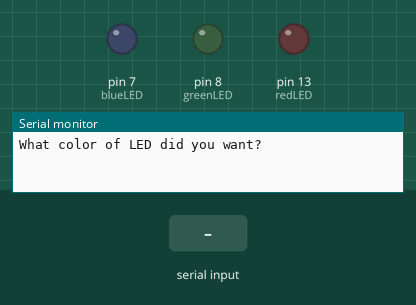
A sketch run on a simulated Arduino Uno, built with avr-gcc and run on an emulated ATmega328P. Parts: output pins drawn as LEDs (lit = HIGH), the last lines printed to the serial monitor. The test bench sets the inputs (shaded band).

Above: at 1.2 s.
1.3 s: "blue" received over Serial
At 3.1 s:
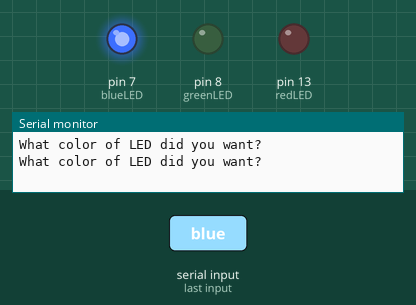
3.8 s: "red" received over Serial
At 6.0 s:
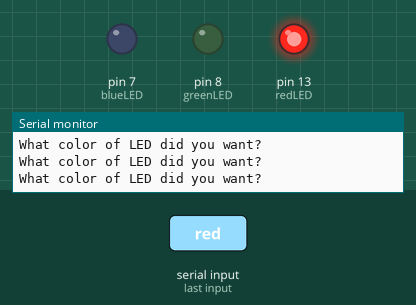
6.3 s: "green" received over Serial
At 8.1 s:
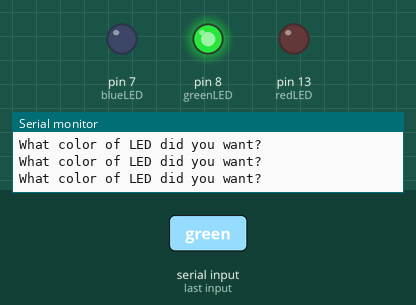
8.8 s: "white" received over Serial
At 11.0 s:
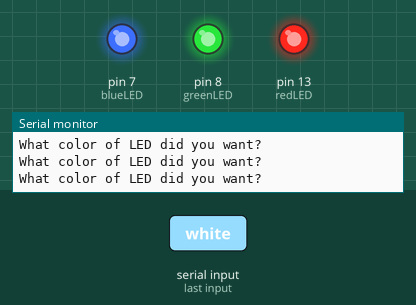
11.3 s: "purple" received over Serial
At 13.1 s:
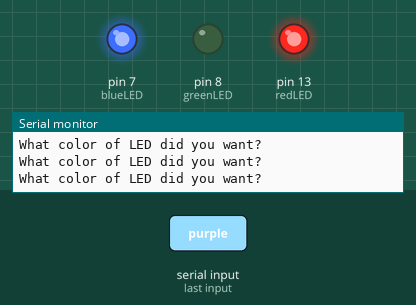
13.8 s: "aqua" received over Serial
At 16.2 s:
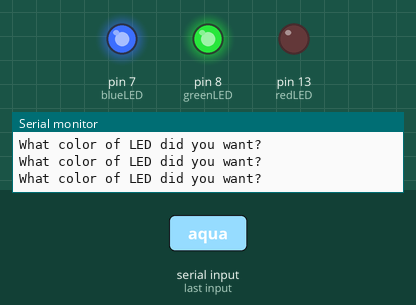
Timing chart, 0 to 17.3 s (numbered marks = the images above; inputs shaded):
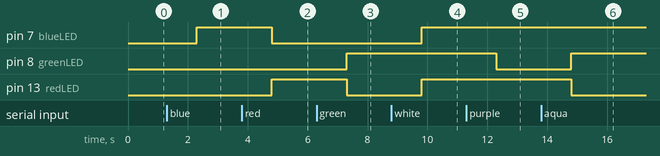

The sketch:

readString.ino
```cpp
String LEDcolor;
int blueLED = 7;
int redLED = 13;
int greenLED = 8;
String msg = "What color of LED did you want? ";


void setup() {
  // put your setup code here, to run once:
  pinMode(blueLED, OUTPUT);
  pinMode(redLED, OUTPUT);
  pinMode(greenLED, OUTPUT);
  Serial.begin(9600);
}

void loop() {
  // put your main code here, to run repeatedly:
  Serial.println(msg);

  while(Serial.available() == 0){

  }

  LEDcolor = Serial.readString();

  if(LEDcolor == "blue"){
    digitalWrite(blueLED, HIGH);
    digitalWrite(redLED, LOW);
    digitalWrite(greenLED, LOW);
  }
  if(LEDcolor == "red"){
    digitalWrite(blueLED, LOW);
    digitalWrite(redLED, HIGH);
    digitalWrite(greenLED, LOW);
  }
  if(LEDcolor == "green"){
    digitalWrite(blueLED, LOW);
    digitalWrite(redLED, LOW);
    digitalWrite(greenLED, HIGH);
  }
  if(LEDcolor == "off"){
    digitalWrite(blueLED, LOW);
    digitalWrite(redLED, LOW);
    digitalWrite(greenLED, LOW);
  }
  if(LEDcolor == "white"){
    digitalWrite(blueLED, HIGH);
    digitalWrite(redLED, HIGH);
    digitalWrite(greenLED, HIGH);
  }
  if(LEDcolor == "purple"){
    digitalWrite(blueLED, HIGH);
    digitalWrite(redLED, HIGH);
    digitalWrite(greenLED, LOW);
  }
  if(LEDcolor == "aqua"){
    digitalWrite(blueLED, HIGH);
    digitalWrite(redLED, LOW);
    digitalWrite(greenLED, HIGH);
  }
  if(LEDcolor == "orange"){
    digitalWrite(blueLED, 0);
    digitalWrite(redLED, 255);
    digitalWrite(greenLED, 165);
  }
  if(LEDcolor == "violet"){
    digitalWrite(blueLED, 130);
    digitalWrite(redLED, 75);
    digitalWrite(greenLED, 0);
  }
  if(LEDcolor == "indigo"){
    digitalWrite(blueLED, 238);
    digitalWrite(redLED, 238);
    digitalWrite(greenLED, 130);
  }
}
```

Measured:
- after the input at 1.3 s, pin 7 (blueLED): LOW → HIGH after 1.0 s
- after the input at 3.8 s, pin 7 (blueLED): HIGH → LOW after 1.0 s; pin 13 (redLED): LOW → HIGH after 1.0 s
- after the input at 6.3 s, pin 8 (greenLED): LOW → HIGH after 1.0 s; pin 13 (redLED): HIGH → LOW after 1.0 s
- after the input at 8.8 s, pin 7 (blueLED), pin 13 (redLED): LOW → HIGH after 1.0 s
- after the input at 11.3 s, pin 8 (greenLED): HIGH → LOW after 1.0 s
- after the input at 13.8 s, pin 8 (greenLED): LOW → HIGH after 1.0 s; pin 13 (redLED): HIGH → LOW after 1.0 s
